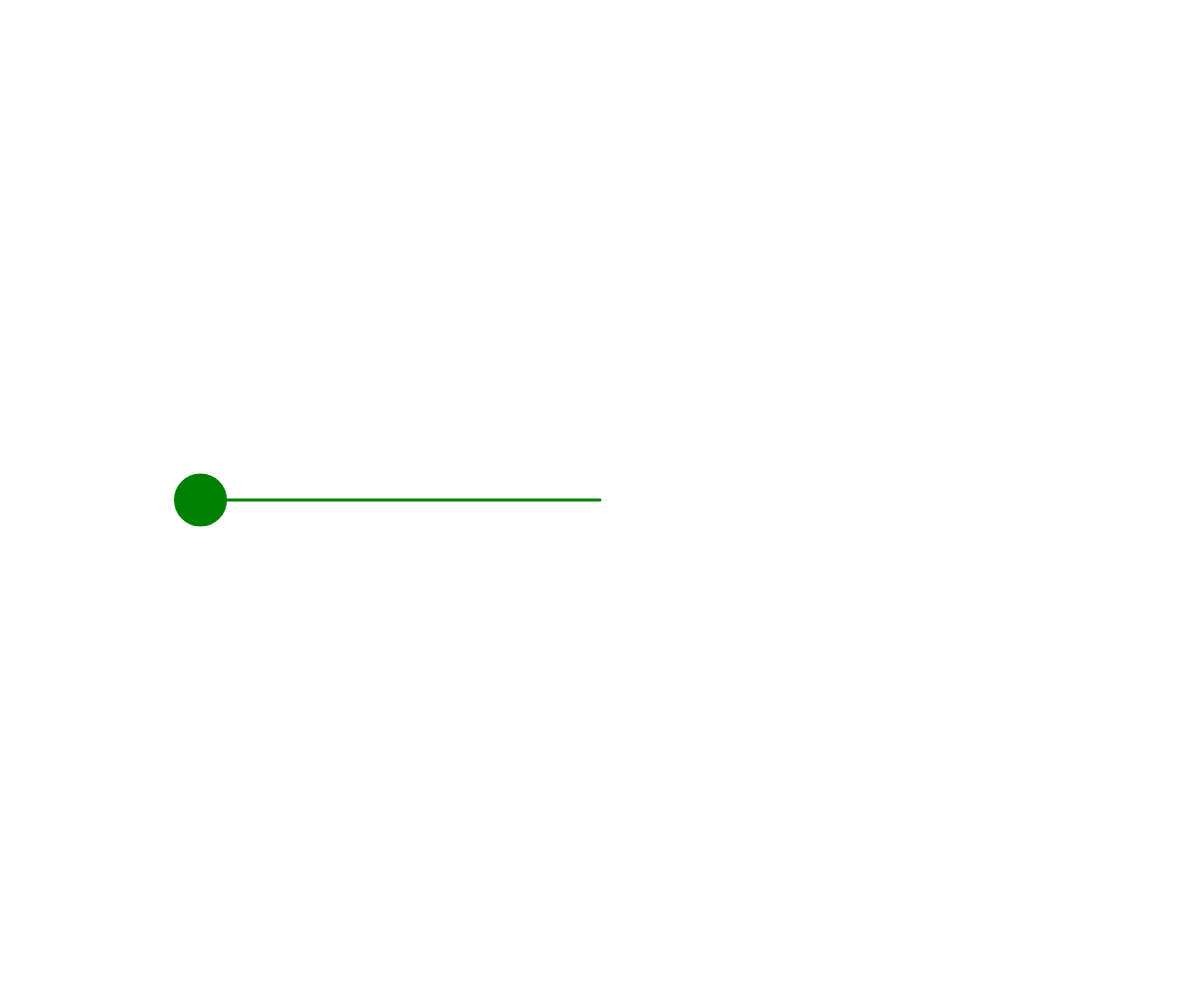
Frame 1 (no input)
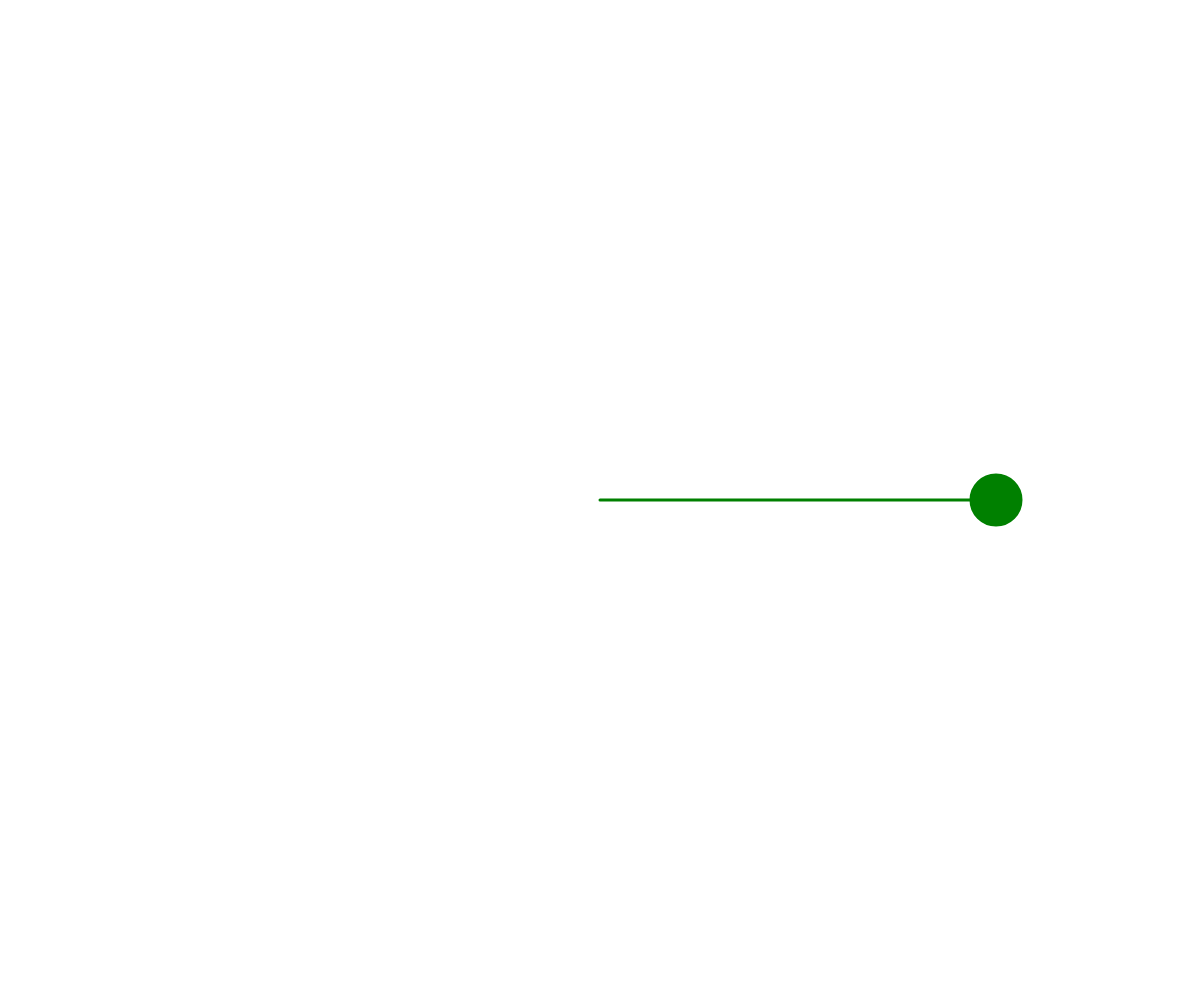
Frame 60 (no input)
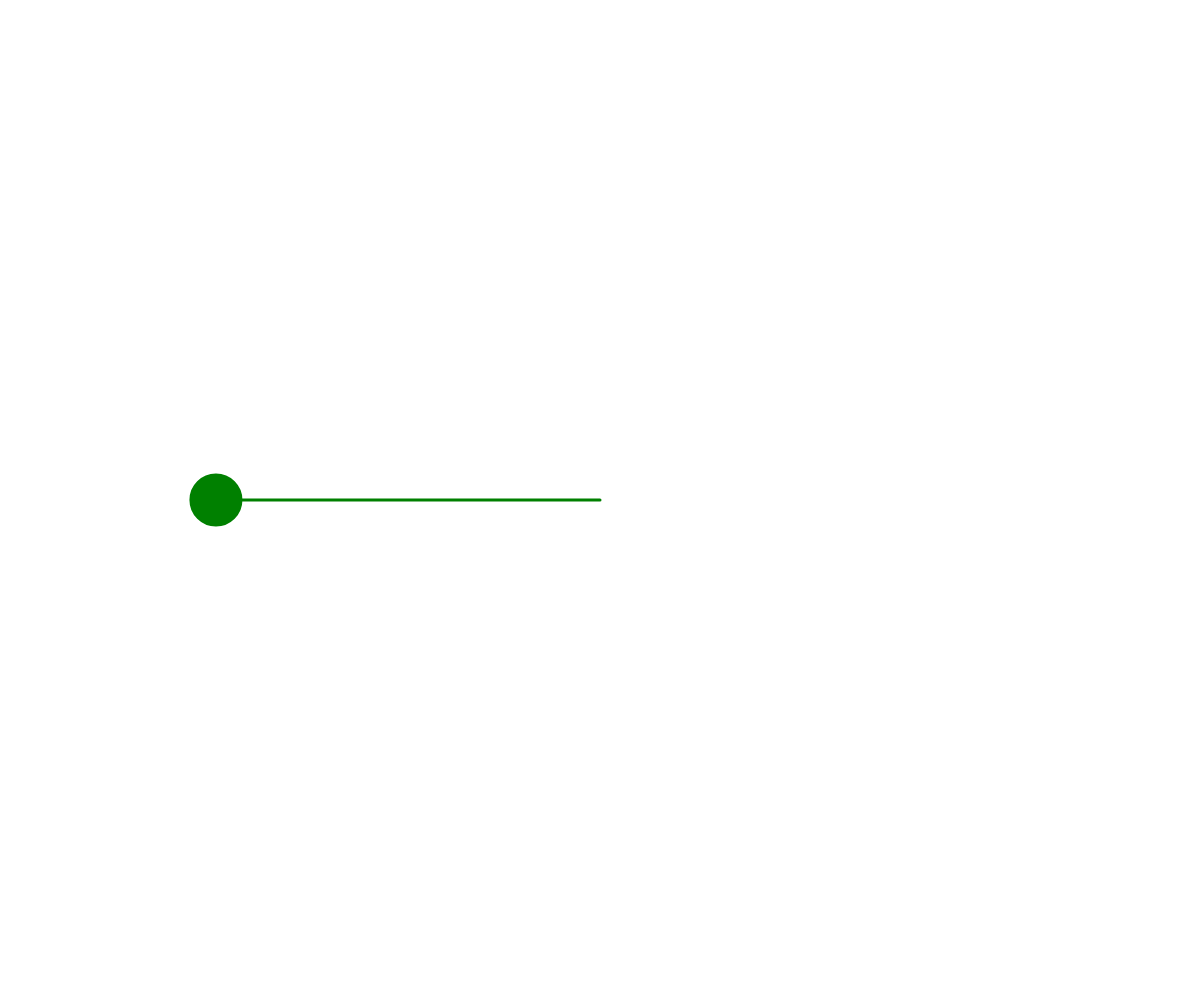
Frame 120 (the mouse pressed at the canvas centre since frame 60)

The p5.js sketch that drew these frames (run headless with seeded random() and noise() and a simulated clock; from frame 60 on, the mouse is pressed at the canvas centre):

// p5.js sketch
// ── sketch.js
function setup() {
  createCanvas(window.innerWidth, window.innerHeight);
  frameRate(30);
  fill('green');
  stroke('green');
  strokeWeight(3);
}


let A = 400;
let w = 0.1;
let t = 0;
let phy = Math.PI;
/**
简谐运动公式
x(t) = A * cos(ωt + φ)
其中：
- x(t) 是时间 t 时刻的位移；
- A 是振幅，表示振动的最大位移；
- ω 是角频率，表示单位时间内的角度变化量，它与振动的周期 T 之间有关系：ω = 2π / T；
- t 是时间；
- φ 是相位常数，表示在 t = 0 时刻的相位。
 */
function draw() {
  background('white');
  
  t += 0.5;
  let x = A * Math.cos(w * t + phy);
  let y = 0;

  translate(width/2,height/2);
  circle(x,y,50);
  line(0,0,x,y);
}
